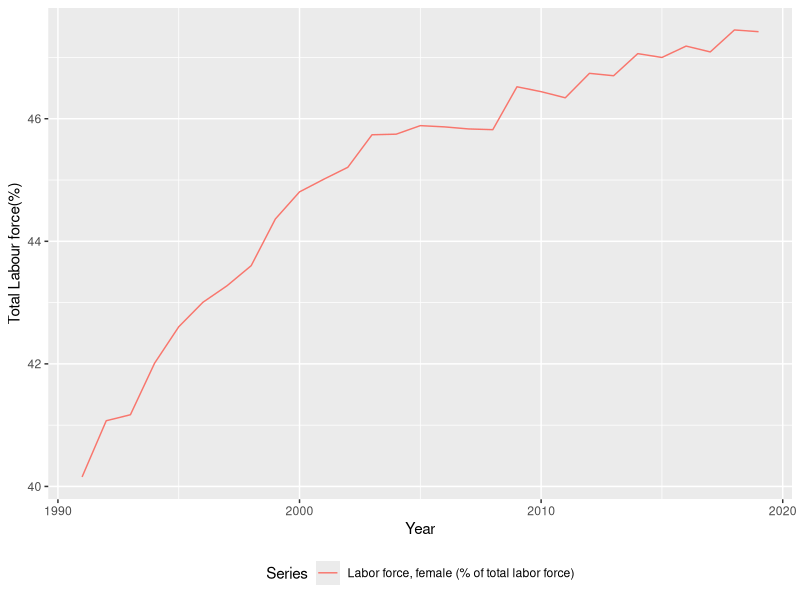
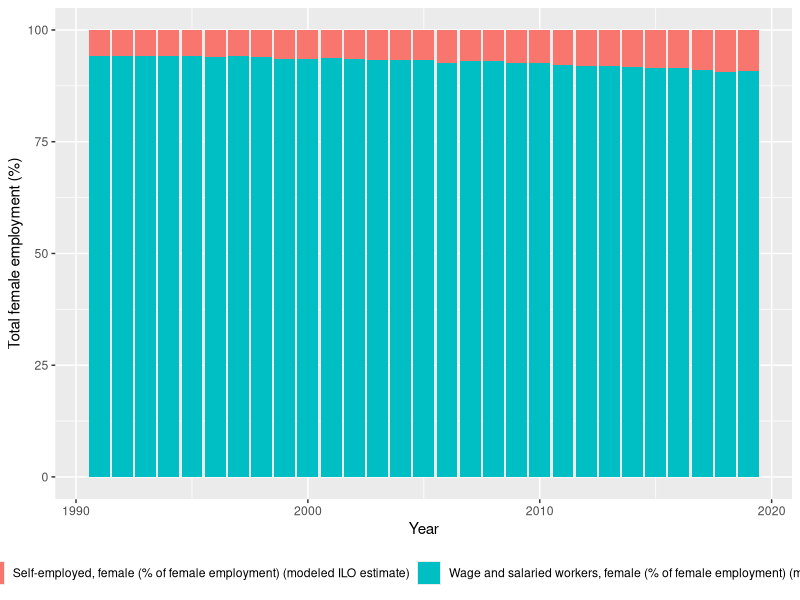
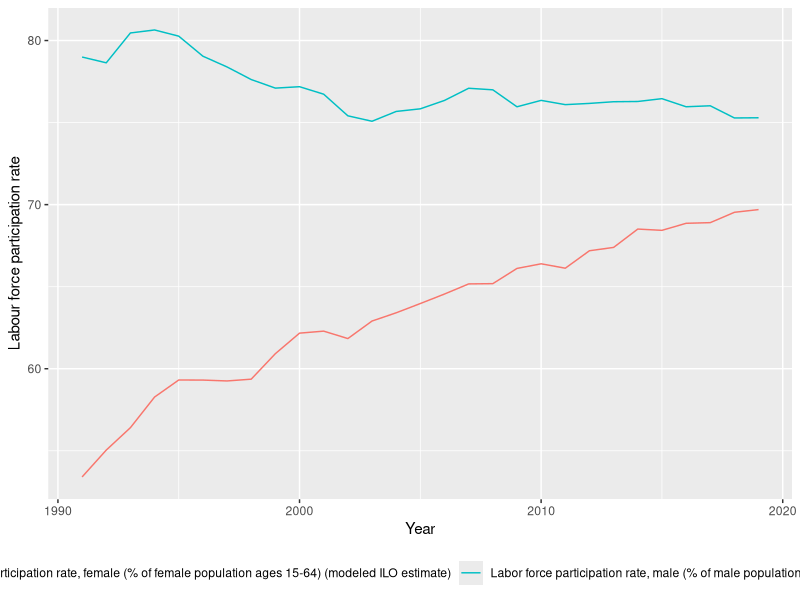
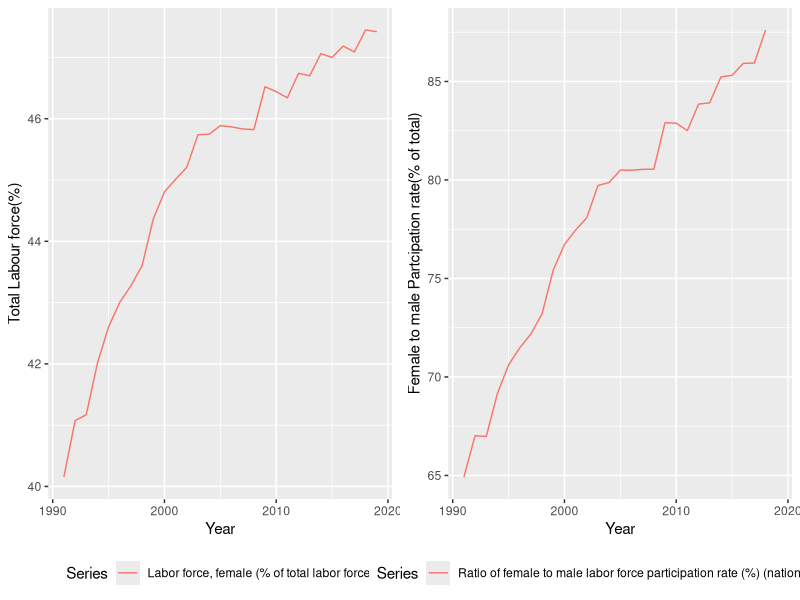

Source code (R) for these figures, in order:
## ---- chunk 1
knitr::opts_chunk$set(echo = TRUE)
## ---- chunk 2
library(tidyverse)
library(kableExtra)
library(bookdown)
library(lubridate)
library(knitr)
library(gridExtra)
## ---- chunk 3
data = read.csv("data/wdi_data.csv")
data = data[1:36,]

names(data)[5:54] = c(1970:2019)
names(data)[3] = c("Series")

data_value = data %>%
  select('1970':'2019')

data_value = data.frame(lapply(data_value, as.character), stringsAsFactors =FALSE)
data_value = data.frame(lapply(data_value, as.numeric))

data = data.frame(Series = data$Series, data_value)
names(data)[2:51] = c(1970:2019)

data_long = data %>%
  pivot_longer(`1970`:`2019`, names_to = "Year") %>%
  mutate(Year = as.factor(Year))

#use data_long for analysis.
## ---- chunk 4
israel_labour <- data_long %>% dplyr::filter(Series %in% c("Labor force, female (% of total labor force)",
                                                      "Ratio of female to male labor force participation rate (%) (national estimate)", "Self-employed, female (% of female employment) (modeled ILO estimate)" , "Wage and salaried workers, female (% of female employment) (modeled ILO estimate)",
                                                      "Labor force participation rate, female (% of female population ages 15-64) (modeled ILO estimate)","Labor force participation rate, male (% of male population ages 15-64) (modeled ILO estimate)"),
                                        Year %in% c(1991:2019))

## ---- chunk 5
israel_display <- israel_labour %>% pivot_wider(names_from = Series, values_from = value)

  kable(head(israel_display), caption = "Variables Summary") %>%
  kable_styling(bootstrap_options = c("striped", "hover"),
                latex_options = "hold_position") %>%
    column_spec(1, width = "2em") %>%
    column_spec(2, width = "5em") %>%
    column_spec(3, width = "5em") %>%
    column_spec(4, width = "5em") %>%
    column_spec(5, width = "5em") %>%
    column_spec(6, width = "5em") %>%
    column_spec(7, width = "5em")
    
  

## ---- chunk 6
israel_labour$Year <-  as.numeric(as.character(israel_labour$Year))

## ---- chunk 7

plot_1 <- israel_labour %>% dplyr::filter(Series == "Labor force, female (% of total labor force)") %>%
  ggplot(aes(x = Year, y = value, color = Series))+
  geom_line()+
  xlab("Year")+
  ylab("Total Labour force(%)")+
  theme(legend.position="bottom")
  

plot_1
## ---- chunk 8

plot_2 <- israel_labour %>% dplyr::filter(Series %in% c("Self-employed, female (% of female employment) (modeled ILO estimate)" , "Wage and salaried workers, female (% of female employment) (modeled ILO estimate)")) %>% 
  ggplot(aes(x = Year, y = value, fill = Series))+
  geom_col()+
  xlab("Year")+
  ylab("Total female employment (%)")+
  theme(legend.position="bottom")
  

plot_2
## ---- chunk 9

plot_3 <- israel_labour %>% dplyr::filter(Series %in% c("Labor force participation rate, female (% of female population ages 15-64) (modeled ILO estimate)","Labor force participation rate, male (% of male population ages 15-64) (modeled ILO estimate)")) %>%
  ggplot(aes(x=Year,y=value, color = Series))+
  geom_line()+
  xlab("Year")+
  ylab("Labour force participation rate")+
  theme(legend.position="bottom")

plot_3
## ---- chunk 10
plot_4 <- israel_labour %>% dplyr::filter(Series %in% c("Ratio of female to male labor force participation rate (%) (national estimate)")) %>%
  ggplot(aes(x=Year,y=value, color = Series))+
  geom_line()+
  xlab("Year")+
  ylab("Female to male Partcipation rate(% of total)")+
  theme(legend.position="bottom")
                                         
## ---- chunk 11

grid.arrange(plot_1,plot_4, ncol=2)
